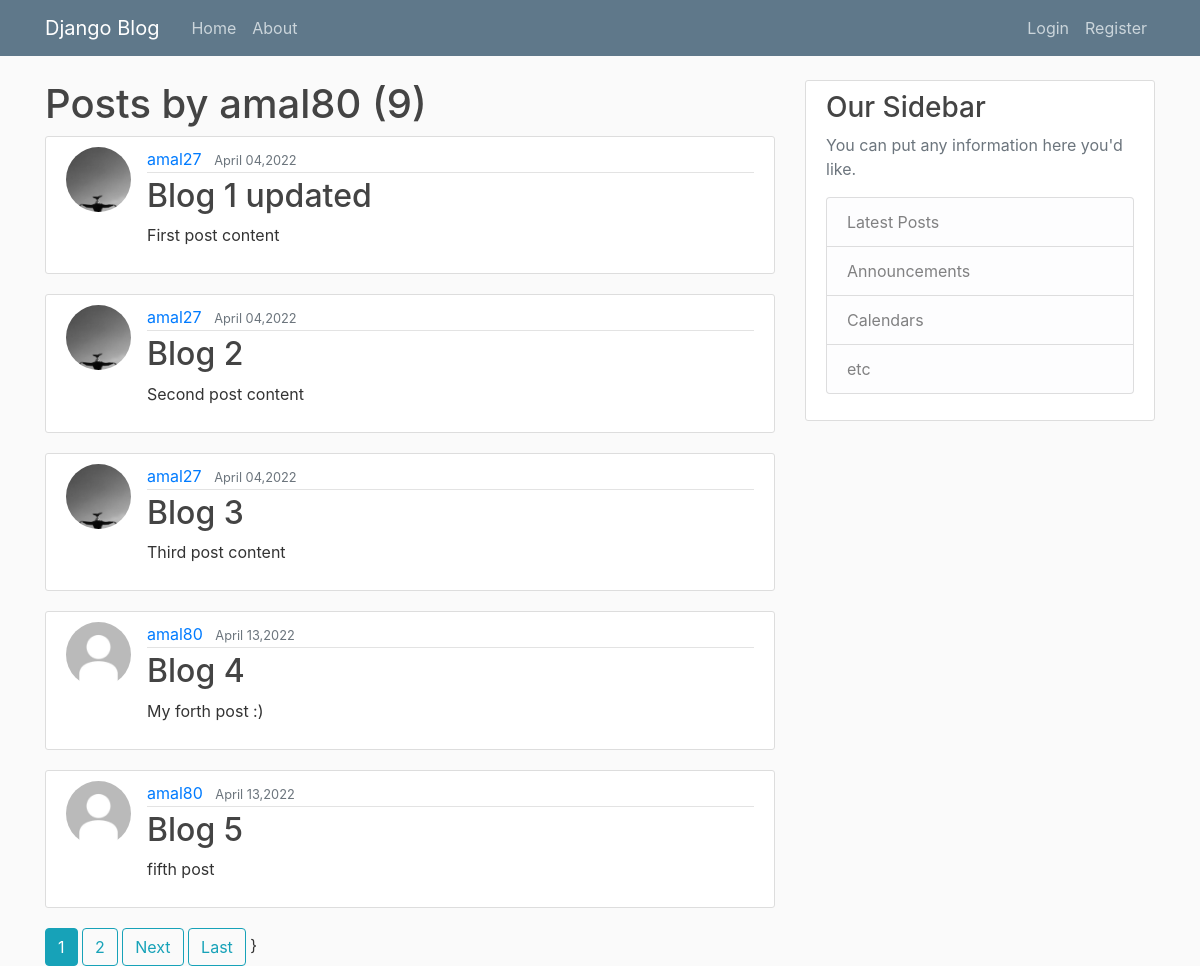
/user/amal80, run on the app's committed database.
### blog/models.py (models this page shows, shortened)
class Post(models.Model):
	title = models.CharField(max_length=100)
	content = models.TextField()
	date_posted = models.DateTimeField(default=timezone.now)
	author = models.ForeignKey(User, on_delete=models.CASCADE)

### users/models.py (models this page shows, shortened)
class Profile(models.Model):
	user = models.OneToOneField(User, on_delete=models.CASCADE)
	image = models.ImageField(default='default.jpg', upload_to='profile_pics')

### blog/views.py (the view, shortened to what this page needs)
# urls.py: path('user/<str:username>', UserPostListView.as_view(), name="user-posts"),
class UserPostListView(ListView):
	model = Post
	template_name = 'blog/user_posts.html' # <app>/<model>_<viewtype>.html
	context_object_name = 'posts'
	paginate_by = 5

### blog/templates/blog/user_posts.html (shortened to what this page needs)
{% extends "blog/base.html" %}
{% block content %}
	<h1 class="mb=3">Posts by {{ view.kwargs.username }} ({{ page_obj.paginator.count }})</h1>
	{% for post in posts %}
		<article class="media content-section">
		  <img class="rounded-circle article-img" src="{{ post.author.profile.image.url }}">
		  <div class="media-body">
		    <div class="article-metadata">
		      <a class="mr-2" href="{% url 'user-posts' post.author.username %}">{{ post.author }}</a>
		      <small class="text-muted">{{ post.date_posted|date:"F d,Y" }}</small>
		    </div>
		    <h2><a class="article-title" href="{% url 'post-detail' post.id %}">{{ post.title }}</a></h2>
		    <p class="article-content">{{ post.content }}</p>
		  </div>
		</article>
	{% endfor %}
	{% if is_paginated %}
	  {% for num in page_obj.paginator.page_range %}
	  	{% if page_obj.number == num %}
	  	  <a class="btn btn-info mb=4" href="?page={{ num }}">{{ num }}</a>
	  	{% elif num > page_obj.number|add:'-3' and num < page_obj.number|add:'3' %}
	  	  <a class="btn btn-outline-info mb=4" href="?page={{ num }}">{{ num }}</a>
	  	{% endif %}
	  {% endfor %}
	  {% if page_obj.has_next %}
	  	<a class="btn btn-outline-info mb=4" href="?page={{ page_obj.next_page_number }}">Next</a>
	  	<a class="btn btn-outline-info mb=4" href="?page={{ page_obj.paginator.num_pages }}">Last</a>
	  {% endif %}
	{% endif %}
{% endblock content %}

### blog/static/blog/main.css (style rules this page uses)
body { background: #fafafa; color: #333333; margin-top: 5rem; }
h1, h2, h3, h4, h5, h6 { color: #444444; }
.content-section { background: #ffffff; padding: 10px 20px; border: 1px solid #dddddd; border-radius: 3px; margin-bottom: 20px; }
.article-title { color: #444444; }
.article-content { white-space: pre-line; }
.article-img { height: 65px; width: 65px; margin-right: 16px; }
.article-metadata { padding-bottom: 1px; margin-bottom: 4px; border-bottom: 1px solid #e3e3e3 }

### data on the page
Post: author.profile.image (picture), author "amal27", date_posted "April 04,2022", title "Blog 1 updated", content "First post content"
Post: author.profile.image (picture), author "amal27", date_posted "April 04,2022", title "Blog 2", content "Second post content"
Post: author.profile.image (picture), author "amal27", date_posted "April 04,2022", title "Blog 3", content "Third post content"
Post: author.profile.image (placeholder picture), author "amal80", date_posted "April 13,2022", title "Blog 4", content "My forth post :)"
Post: author.profile.image (placeholder picture), author "amal80", date_posted "April 13,2022", title "Blog 5", content "fifth post"

### other printed values
{{ view.kwargs.username }} "amal80"
{{ page_obj.paginator.count }} "9"
{{ num }} "1"
{{ num }} "2"
